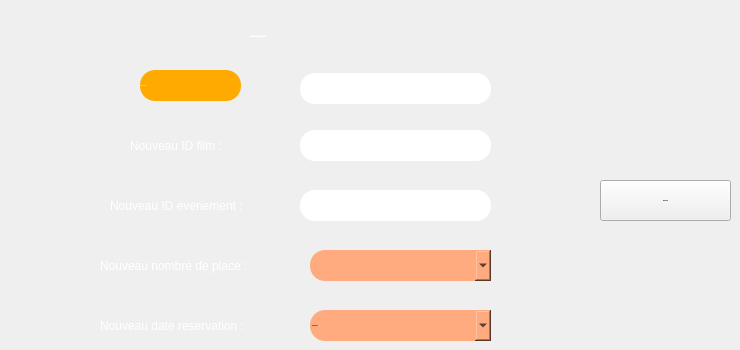
       <widget class="QWidget" name="Modifier">
        <attribute name="title">
         <string>Modifier une réservation</string>
        </attribute>
        <widget class="QLabel" name="label_saisir">
         <property name="geometry">
          <rect>
           <x>250</x>
           <y>20</y>
           <width>221</width>
           <height>31</height>
          </rect>
         </property>
         <property name="font">
          <font>
           <family>century gothic</family>
           <pointsize>-1</pointsize>
           <underline>true</underline>
           <strikeout>false</strikeout>
          </font>
         </property>
         <property name="layoutDirection">
          <enum>Qt::LeftToRight</enum>
         </property>
         <property name="styleSheet">
          <string notr="true">
color:white;


</string>
         </property>
         <property name="frameShape">
          <enum>QFrame::NoFrame</enum>
         </property>
         <property name="lineWidth">
          <number>1</number>
         </property>
         <property name="text">
          <string>               Saisir l'ID de réservation à modifier   :</string>
         </property>
         <property name="textFormat">
          <enum>Qt::RichText</enum>
         </property>
         <property name="scaledContents">
          <bool>false</bool>
         </property>
        </widget>
        <widget class="QLabel" name="label_idmodif">
         <property name="geometry">
          <rect>
           <x>140</x>
           <y>70</y>
           <width>101</width>
           <height>31</height>
          </rect>
         </property>
         <property name="font">
          <font>
           <family>century gothic</family>
           <pointsize>-1</pointsize>
          </font>
         </property>
         <property name="styleSheet">
          <string notr="true">color:white;
border-radius:15px;
background:#ffaa00;</string>
         </property>
         <property name="text">
          <string>ID reservation :</string>
         </property>
        </widget>
        <widget class="QLineEdit" name="lineEdit_idmodif">
         <property name="geometry">
          <rect>
           <x>300</x>
           <y>73</y>
           <width>191</width>
           <height>31</height>
          </rect>
         </property>
         <property name="font">
          <font>
           <family>century gothic</family>
           <pointsize>-1</pointsize>
           <weight>75</weight>
           <bold>true</bold>
          </font>
         </property>
         <property name="styleSheet">
          <string notr="true">border-radius:15px;
</string>
         </property>
         <property name="maxLength">
          <number>8</number>
         </property>
         <property name="alignment">
          <set>Qt::AlignCenter</set>
         </property>
        </widget>
        <widget class="QLineEdit" name="lineEdit_id_eventmodif_2">
         <property name="geometry">
          <rect>
           <x>300</x>
           <y>190</y>
           <width>191</width>
           <height>31</height>
          </rect>
         </property>
         <property name="font">
          <font>
           <family>century gothic</family>
           <pointsize>-1</pointsize>
           <weight>75</weight>
           <bold>true</bold>
          </font>
         </property>
         <property name="styleSheet">
          <string notr="true">border-radius:15px;
</string>
         </property>
         <property name="maxLength">
          <number>8</number>
         </property>
         <property name="alignment">
          <set>Qt::AlignCenter</set>
         </property>
        </widget>
        <widget class="QLabel" name="label_nouvnombre">
         <property name="geometry">
          <rect>
           <x>100</x>
           <y>250</y>
           <width>181</width>
           <height>31</height>
          </rect>
         </property>
         <property name="styleSheet">
          <string notr="true">color:white;
border-radius:15px;</string>
         </property>
         <property name="text">
          <string>Nouveau nombre de place :</string>
         </property>
        </widget>
        <widget class="QLabel" name="label_nouvemail">
         <property name="geometry">
          <rect>
           <x>110</x>
           <y>190</y>
           <width>161</width>
           <height>31</height>
          </rect>
         </property>
         <property name="styleSheet">
          <string notr="true">color:white;
border-radius:15px;</string>
         </property>
         <property name="text">
          <string>Nouveau ID evenement :</string>
         </property>
        </widget>
        <widget class="QLabel" name="label_nouvfilm">
         <property name="geometry">
          <rect>
           <x>130</x>
           <y>130</y>
           <width>111</width>
           <height>31</height>
          </rect>
         </property>
         <property name="styleSheet">
          <string notr="true">color:white;
border-radius:15px;</string>
         </property>
         <property name="text">
          <string>Nouveau ID film :</string>
         </property>
        </widget>
        <widget class="QLineEdit" name="lineEdit_nouvfilm">
         <property name="geometry">
          <rect>
           <x>300</x>
           <y>130</y>
           <width>191</width>
           <height>31</height>
          </rect>
         </property>
         <property name="font">
          <font>
           <family>century gothic</family>
           <pointsize>-1</pointsize>
           <weight>75</weight>
           <bold>true</bold>
          </font>
         </property>
         <property name="styleSheet">
          <string notr="true">border-radius:15px;
</string>
         </property>
         <property name="maxLength">
          <number>8</number>
         </property>
         <property name="alignment">
          <set>Qt::AlignCenter</set>
         </property>
        </widget>
        <widget class="QPushButton" name="modifier">
         <property name="geometry">
          <rect>
           <x>600</x>
           <y>180</y>
           <width>131</width>
           <height>41</height>
          </rect>
         </property>
         <property name="font">
          <font>
           <family>century gothic</family>
           <pointsize>-1</pointsize>
           <weight>75</weight>
           <bold>true</bold>
          </font>
         </property>
         <property name="text">
          <string>MODIFIER</string>
         </property>
        </widget>
        <widget class="QLabel" name="label_nouvnum">
         <property name="geometry">
          <rect>
           <x>100</x>
           <y>310</y>
           <width>181</width>
           <height>31</height>
          </rect>
         </property>
         <property name="styleSheet">
          <string notr="true">color:white;
border-radius:15px;</string>
         </property>
         <property name="text">
          <string>Nouveau date reservation :</string>
         </property>
        </widget>
        <widget class="QComboBox" name="comboBox_4">
         <property name="geometry">
          <rect>
           <x>310</x>
           <y>250</y>
           <width>181</width>
           <height>31</height>
          </rect>
         </property>
         <property name="font">
          <font>
           <family>century gothic</family>
           <pointsize>-1</pointsize>
           <weight>75</weight>
           <bold>true</bold>
          </font>
         </property>
         <property name="styleSheet">
          <string notr="true">QComboBox
{
background:#ffaa7f;
border-radius:60px;
}

QComboBox{
color:black;
border-radius:15px;
}
QComboBox:hover
{
color:black;
border-radius:15px;
background:#ff5500;
}</string>
         </property>
        </widget>
        <widget class="QDateEdit" name="dateEdit_3">
         <property name="geometry">
          <rect>
           <x>310</x>
           <y>310</y>
           <width>181</width>
           <height>31</height>
          </rect>
         </property>
         <property name="font">
          <font>
           <family>century gothic</family>
           <pointsize>-1</pointsize>
           <weight>75</weight>
           <bold>true</bold>
          </font>
         </property>
         <property name="styleSheet">
          <string notr="true">QDateEdit
{
background:#ffaa7f;
border-radius:60px;
}

QDateEdit{
color:black;
border-radius:15px;
}
QDateEdit:hover
{
color:black;
border-radius:15px;
background:#ff5500;
}</string>
         </property>
         <property name="calendarPopup">
          <bool>true</bool>
         </property>
         <property name="date">
          <date>
           <year>2020</year>
           <month>11</month>
           <day>20</day>
          </date>
         </property>
        </widget>
       </widget>
